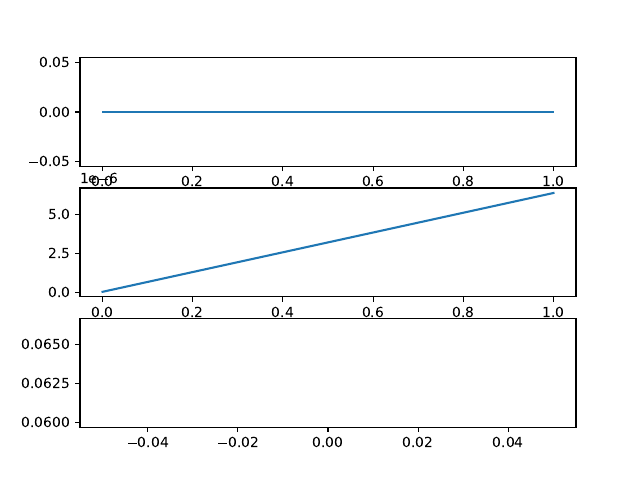

Source code (Python):
# MPC for a multivariable system.
import numpy as np
import matplotlib.pyplot as plt
import mpctools as mpc
import mpctools.plots as mpcplots

# Define continuous time model.
Ts = 0.01
Acont = np.array([[1., Ts], [0., 1.]]) # states are [position; velocity]
Bcont = np.array([[0.5*Ts**2], [Ts]])  # control [acceleration]
n = Acont.shape[0] # Number of states.
m = Bcont.shape[1] # Number of control elements

# Discretize.
dt = .025
Nt = 20
(A, B) = mpc.util.c2d(Acont,Bcont,Ts)
def ffunc(x,u):
    """Linear discrete-time model."""
    return mpc.mtimes(A, x) + mpc.mtimes(B, u)
f = mpc.getCasadiFunc(ffunc, [n, m], ["x", "u"], "f")

# Bounds on u.
umax = 2
lb = dict(u=[-umax])
ub = dict(u=[umax])

# Define Q and R matrices.
Q = 100000*np.eye(n)
R = 0.1*np.eye(m)
def l(x, u, x_sp, u_sp):
    """Stage cost with setpoints."""
    dx = x - x_sp
    du = u
    return mpc.mtimes(dx.T, Q, dx) + mpc.mtimes(du.T, R, du)
    # return mpc.mtimes(dx.T, Q, dx)
lcasadi = mpc.getCasadiFunc(l, [n, m, n, m], ["x","u","x_sp","u_sp"], "l")

# Initial condition and sizes.
x0 = np.array([0,0])
N = {"x" : n, "u" : m, "t" : Nt}
funcargs = {"f" : ["x","u"], "l" : ["x","u","x_sp","u_sp"]}

# Now simulate.
sp = { "x": np.array([0.2,0]), "u": np.array([0])}
solver = mpc.nmpc(f, lcasadi, N, x0, lb, ub, sp=sp, funcargs=funcargs, verbosity=0, isQP=True)
des_time = 50 # s
nsim = int(des_time / Ts)
t = np.arange(nsim+1)*dt
xcl = np.zeros((n,nsim+1))
xcl[:,0] = x0
ucl = np.zeros((m,nsim))
for k in range(nsim):
    solver.fixvar("x", 0, x0)
    sol = mpc.callSolver(solver)
    print("Iteration %d Status: %s" % (k, sol["status"]))
    print(x0)
    print(sol["u"][0])
    print(ucl[:,k])
    xcl[:,k] = x0
    ucl[:,k] = sol["u"][0,:]
    x0 = ffunc(x0, sol["u"][0]) # Update x0.
xcl[:,nsim] = x0 # Store final state.

plt.subplot(3,1,1)
plt.plot(xcl[:,0])
plt.subplot(3,1,2)
plt.plot(xcl[:,1])
plt.subplot(3,1,3)
plt.plot(ucl[:,0])
plt.savefig('double_integrator_closed_loop.pdf')  

# # Plot things. Since time is along the second dimension, we must specify
# # timefirst = False.
# fig = mpc.plots.mpcplot(xcl,ucl,t,np.zeros(xcl.shape),xinds=[0],
#                         timefirst=False)
# mpcplots.showandsave(fig, "double_integrator_closed_loop.pdf")
